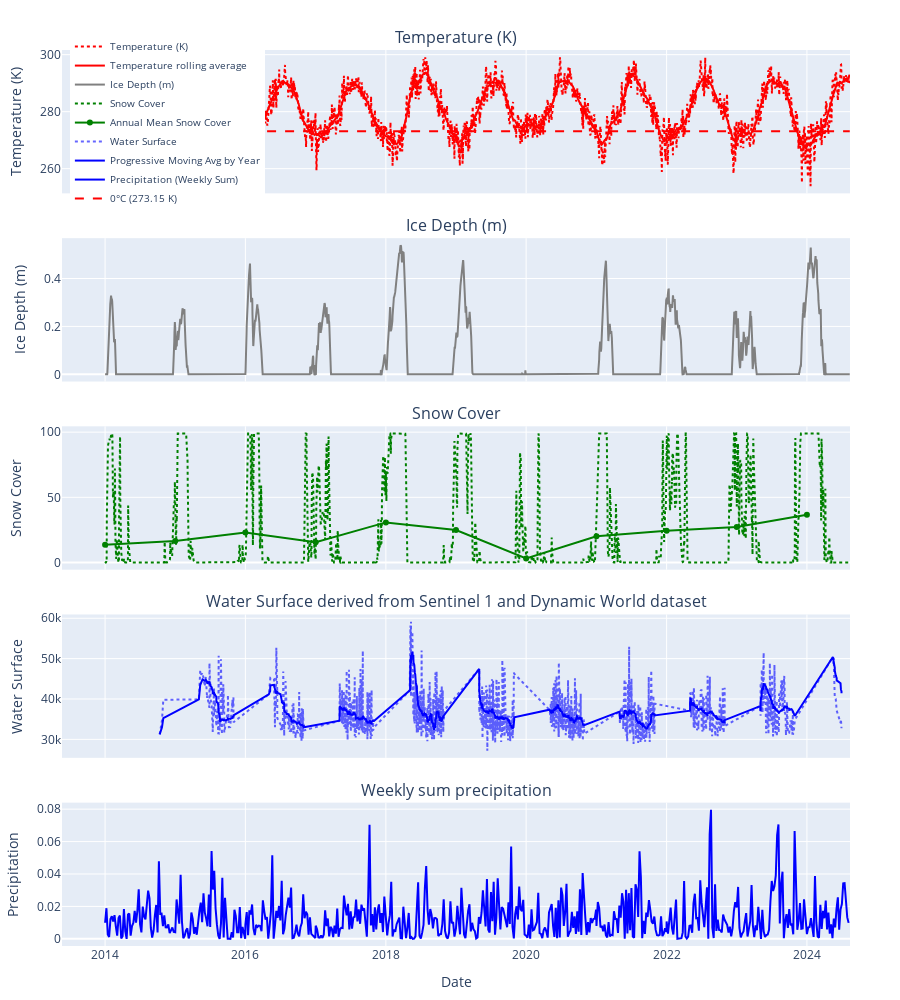

The cell this chart's notebook holds for it:
### Code cell
import plotly.subplots as sp
import plotly.graph_objects as go

# Créer une figure avec sous-graphes et axe X partagé
fig = sp.make_subplots(
    rows=5, cols=1, shared_xaxes=True, vertical_spacing=0.05,
    subplot_titles=("Temperature (K)", "Ice Depth (m)", "Snow Cover","Water Surface derived from Sentinel 1 and Dynamic World dataset", "Weekly sum precipitation")
)

# Tracer les courbes pour chaque sous-graphe
fig.add_trace(go.Scatter(x=temp_prec_ts_df['date'], y=temp_prec_ts_df['temperature'], mode='lines', name='Temperature (K)', line=dict(color='red', dash='dot')), row=1, col=1)
#fig.add_trace(go.Scatter(x=temperature_trend_df['date'], y=temperature_trend_df['temperature_trend'], mode='lines', name='Temperature trend', line=dict(color='red')), row=1, col=1)
fig.add_trace(go.Scatter(x=temperature_moving_avg_df['date'], y=temperature_moving_avg_df['temperature_moving_avg'], mode='lines', name='Temperature rolling average', line=dict(color='red')), row=1, col=1)

fig.add_trace(go.Scatter(x=temp_prec_ts_df['date'], y=temp_prec_ts_df['ice_in_depth'], mode='lines', name='Ice Depth (m)', line=dict(color='grey')), row=2, col=1)

# Tracer Snow Cover et sa moyenne annuelle (positionnée au 1er janvier)
fig.add_trace(go.Scatter(x=temp_prec_ts_df['date'], y=temp_prec_ts_df['snow_cover'], mode='lines', name='Snow Cover', line=dict(color='green', dash='dot')), row=3, col=1)
fig.add_trace(go.Scatter(x=snow_cover_annual_mean['date'], y=snow_cover_annual_mean['snow_cover'], mode='markers+lines', name='Annual Mean Snow Cover', line=dict(color='green')), row=3, col=1)

# Tracer Water Surface et les tendances annuelles
fig.add_trace(go.Scatter(x=combined_df['date'], y=combined_df['water'], mode='lines', name='Water Surface', line=dict(dash='dot', color='blue'), opacity=0.6), row=4, col=1)
#fig.add_trace(go.Scatter(x=concatenated_trends['date'], y=concatenated_trends['water_trend'], mode='lines', name='Annual Trends', line=dict(color='blue')), row=4, col=1)

# Ajouter la courbe de la moyenne glissante progressive par année
fig.add_trace(go.Scatter(x=concatenated_trends['date'], y=concatenated_trends['water_trend'], mode='lines', name='Progressive Moving Avg by Year', line=dict(color='blue')), row=4, col=1)

# Tracer les précipitations hebdomadaires
fig.add_trace(go.Scatter(x=precipitation_weekly_sum['date'], y=precipitation_weekly_sum['precipitation'], mode='lines', name='Precipitation (Weekly Sum)', line=dict(color='blue')), row=5, col=1)

# Ajouter une ligne horizontale à 273.15 K (0°C) sur le graphe de température avec une légende
fig.add_trace(go.Scatter(
    x=[temp_prec_ts_df['date'].min(), temp_prec_ts_df['date'].max()],
    y=[273.15, 273.15],
    mode="lines",
    name="0°C (273.15 K)",
    line=dict(color="red", width=2, dash="dash")
), row=1, col=1)

# Mettre à jour la mise en page pour ajouter des titres et la légende
fig.update_layout(
    height=1000,
    showlegend=True,
    title_text="",
    legend=dict(x=0.01, y=1.02, traceorder='normal', font=dict(size=10)),
    margin=dict(l=50, r=50, t=50, b=50)
)

# Ajouter les titres des axes Y
fig.update_yaxes(title_text="Temperature (K)", row=1, col=1)
fig.update_yaxes(title_text="Ice Depth (m)", row=2, col=1)
fig.update_yaxes(title_text="Snow Cover", row=3, col=1)
fig.update_yaxes(title_text="Water Surface", row=4, col=1)
fig.update_yaxes(title_text="Precipitation", row=5, col=1)

# Ajouter le titre de l'axe X pour l'axe partagé
fig.update_xaxes(title_text="Date", row=5, col=1)

fig.show()

### Figure 1 — Plotly figure (JSON) as saved in the notebook; plotly's stock layout.template omitted (floating-point values rounded to 4 significant figures; data arrays with more than 128 entries replaced by an {"elided": "..."} marker saying what was removed)
{"data": [{"line": {"color": "red", "dash": "dot"}, "mode": "lines", "name": "Temperature (K)", "type": "scatter", "x": {"elided": "3876 str values"}, "xaxis": "x", "y": {"elided": "3876 float values"}, "yaxis": "y"}, {"line": {"color": "red"}, "mode": "lines", "name": "Temperature rolling average", "type": "scatter", "x": {"elided": "3876 str values"}, "xaxis": "x", "y": {"elided": "3876 float values"}, "yaxis": "y"}, {"line": {"color": "grey"}, "mode": "lines", "name": "Ice Depth (m)", "type": "scatter", "x": {"elided": "3876 str values"}, "xaxis": "x2", "y": {"elided": "3876 float values"}, "yaxis": "y2"}, {"line": {"color": "green", "dash": "dot"}, "mode": "lines", "name": "Snow Cover", "type": "scatter", "x": {"elided": "3876 str values"}, "xaxis": "x3", "y": {"elided": "3876 float values"}, "yaxis": "y3"}, {"line": {"color": "green"}, "mode": "markers+lines", "name": "Annual Mean Snow Cover", "type": "scatter", "x": ["2014-01-01T00:00:00", "2015-01-01T00:00:00", "2016-01-01T00:00:00", "2017-01-01T00:00:00", "2018-01-01T00:00:00", "2019-01-01T00:00:00", "2020-01-01T00:00:00", "2021-01-01T00:00:00", "2022-01-01T00:00:00", "2023-01-01T00:00:00", "2024-01-01T00:00:00"], "xaxis": "x3", "y": [13.72, 16.55, 22.95, 15.51, 30.76, 24.87, 3.094, 20.1, 24.46, 27.2, 36.62], "yaxis": "y3"}, {"line": {"color": "blue", "dash": "dot"}, "mode": "lines", "name": "Water Surface", "opacity": 0.6, "type": "scatter", "x": {"elided": "1269 str values"}, "xaxis": "x4", "y": {"elided": "1269 float values"}, "yaxis": "y4"}, {"line": {"color": "blue"}, "mode": "lines", "name": "Progressive Moving Avg by Year", "type": "scatter", "x": {"elided": "1269 str values"}, "xaxis": "x4", "y": {"elided": "1269 float values"}, "yaxis": "y4"}, {"line": {"color": "blue"}, "mode": "lines", "name": "Precipitation (Weekly Sum)", "type": "scatter", "x": {"elided": "556 str values"}, "xaxis": "x5", "y": {"elided": "556 float values"}, "yaxis": "y5"}, {"line": {"color": "red", "dash": "dash", "width": 2}, "mode": "lines", "name": "0°C (273.15 K)", "type": "scatter", "x": ["2014-01-01T00:00:00", "2024-08-11T00:00:00"], "xaxis": "x", "y": [273.1, 273.1], "yaxis": "y"}], "layout": {"annotations": [{"font": {"size": 16}, "showarrow": false, "text": "Temperature (K)", "x": 0.5, "xanchor": "center", "xref": "paper", "y": 1, "yanchor": "bottom", "yref": "paper"}, {"font": {"size": 16}, "showarrow": false, "text": "Ice Depth (m)", "x": 0.5, "xanchor": "center", "xref": "paper", "y": 0.79, "yanchor": "bottom", "yref": "paper"}, {"font": {"size": 16}, "showarrow": false, "text": "Snow Cover", "x": 0.5, "xanchor": "center", "xref": "paper", "y": 0.58, "yanchor": "bottom", "yref": "paper"}, {"font": {"size": 16}, "showarrow": false, "text": "Water Surface derived from Sentinel 1 and Dynamic World dataset", "x": 0.5, "xanchor": "center", "xref": "paper", "y": 0.37, "yanchor": "bottom", "yref": "paper"}, {"font": {"size": 16}, "showarrow": false, "text": "Weekly sum precipitation", "x": 0.5, "xanchor": "center", "xref": "paper", "y": 0.16, "yanchor": "bottom", "yref": "paper"}], "height": 1000, "legend": {"font": {"size": 10}, "traceorder": "normal", "x": 0.01, "y": 1.02}, "margin": {"b": 50, "l": 50, "r": 50, "t": 50}, "showlegend": true, "title": {"text": ""}, "xaxis": {"anchor": "y", "domain": [0, 1], "matches": "x5", "showticklabels": false}, "xaxis2": {"anchor": "y2", "domain": [0, 1], "matches": "x5", "showticklabels": false}, "xaxis3": {"anchor": "y3", "domain": [0, 1], "matches": "x5", "showticklabels": false}, "xaxis4": {"anchor": "y4", "domain": [0, 1], "matches": "x5", "showticklabels": false}, "xaxis5": {"anchor": "y5", "domain": [0, 1], "title": {"text": "Date"}}, "yaxis": {"anchor": "x", "domain": [0.84, 1], "title": {"text": "Temperature (K)"}}, "yaxis2": {"anchor": "x2", "domain": [0.63, 0.79], "title": {"text": "Ice Depth (m)"}}, "yaxis3": {"anchor": "x3", "domain": [0.42, 0.58], "title": {"text": "Snow Cover"}}, "yaxis4": {"anchor": "x4", "domain": [0.21, 0.37], "title": {"text": "Water Surface"}}, "yaxis5": {"anchor": "x5", "domain": [0, 0.16], "title": {"text": "Precipitation"}}}}
